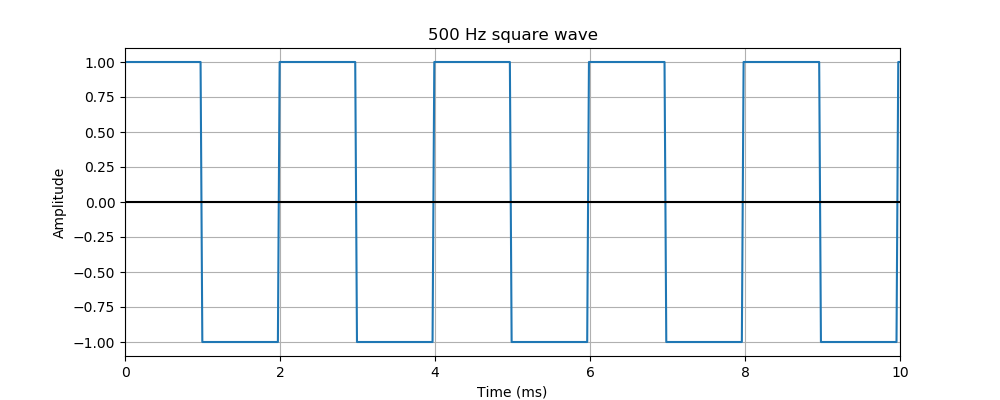

Reproduce this figure in Python.
# Author:  Martin McBride
# Created: 2021-09-30
# Copyright (C) 2021, Martin McBride
# License: MIT

from pysound.buffer import BufferParams
from pysound.oscillators import square_wave
from pysound import soundfile
from pysound.graphs import Plotter

## Create a square wave at 500 Hz
params = BufferParams()
out = square_wave(params, frequency=500)
soundfile.save(params, '/tmp/square-500.wav', out)

## Plot a graph of the first part of the previous square wave
Plotter(params, 'square-500.png', out).with_timerange(0, 0.01)\
                                    .with_title("500 Hz square wave")\
                                    .in_milliseconds()\
                                    .plot()

## Create a square wave at 500 Hz
params = BufferParams()
out = square_wave(params, frequency=500, ratio=0.2)
soundfile.save(params, '/tmp/pulse-500.wav', out)

## Plot a graph of the first part of the previous square wave
Plotter(params, 'pulse-500.png', out).with_timerange(0, 0.01)\
                                    .with_title("500 Hz pulse wave")\
                                    .in_milliseconds()\
                                    .plot()



